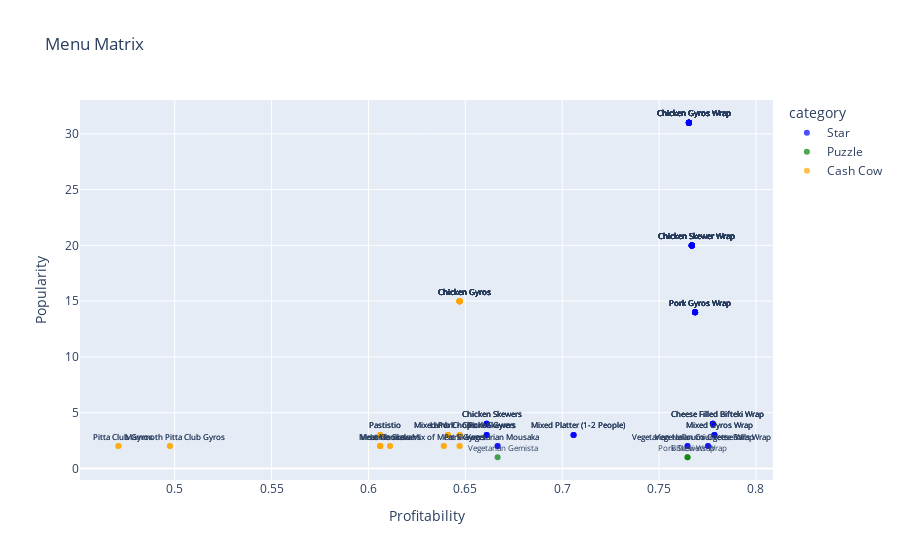
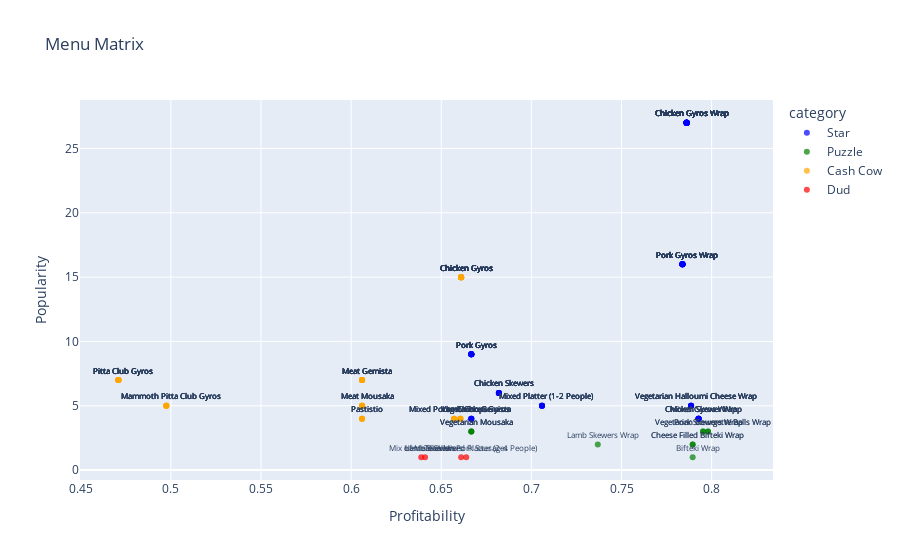

Notebook code cell kept with these figures, in order:
### Code cell
import plotly.express as px

def plot_menu_matrix(df):
    fig = px.scatter(
        df,
        x="item_profitability",
        y="item_popularity",
        color="category",
        hover_name="item_name",
        title="Menu Matrix",
        labels={"item_profitability": "Profitability", "item_popularity": "Popularity"},
        color_discrete_map={
            "Star": "blue",
            "Puzzle": "green",
            "Cash Cow": "orange",
            "Dud": "red",
        },
        opacity=0.7,
    )

    # Add text annotations next to each point
    for i, row in df.iterrows():
        fig.add_annotation(
            x=row["item_profitability"],
            y=row["item_popularity"],
            text=row["item_name"],
            showarrow=False,
            font=dict(size=8),
            xshift=5,
            yshift=10,
        )

    fig.show()

plot_menu_matrix(all_items_pre_df_menu_matrix)
plot_menu_matrix(all_items_post_df_menu_matrix)
